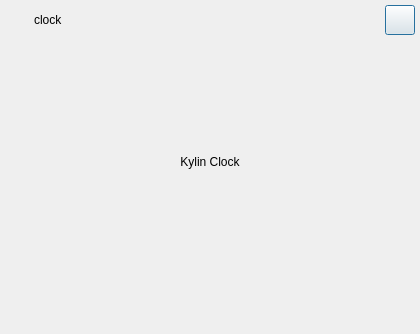
<?xml version="1.0" encoding="UTF-8"?>
<ui version="4.0">
 <class>About</class>
 <widget class="QDialog" name="About">
  <property name="geometry">
   <rect>
    <x>0</x>
    <y>0</y>
    <width>420</width>
    <height>334</height>
   </rect>
  </property>
  <property name="windowTitle">
   <string>Dialog</string>
  </property>
  <layout class="QVBoxLayout" name="verticalLayout">
   <property name="spacing">
    <number>0</number>
   </property>
   <property name="leftMargin">
    <number>0</number>
   </property>
   <property name="topMargin">
    <number>0</number>
   </property>
   <property name="rightMargin">
    <number>0</number>
   </property>
   <property name="bottomMargin">
    <number>0</number>
   </property>
   <item>
    <layout class="QHBoxLayout" name="horizontalLayout">
     <property name="spacing">
      <number>0</number>
     </property>
     <property name="leftMargin">
      <number>5</number>
     </property>
     <property name="topMargin">
      <number>5</number>
     </property>
     <property name="rightMargin">
      <number>5</number>
     </property>
     <property name="bottomMargin">
      <number>8</number>
     </property>
     <item>
      <widget class="QLabel" name="titleIcon">
       <property name="minimumSize">
        <size>
         <width>24</width>
         <height>24</height>
        </size>
       </property>
       <property name="maximumSize">
        <size>
         <width>24</width>
         <height>24</height>
        </size>
       </property>
       <property name="text">
        <string/>
       </property>
      </widget>
     </item>
     <item>
      <spacer name="horizontalSpacer_2">
       <property name="orientation">
        <enum>Qt::Horizontal</enum>
       </property>
       <property name="sizeType">
        <enum>QSizePolicy::Fixed</enum>
       </property>
       <property name="sizeHint" stdset="0">
        <size>
         <width>5</width>
         <height>20</height>
        </size>
       </property>
      </spacer>
     </item>
     <item>
      <widget class="QLabel" name="titlename">
       <property name="text">
        <string>clock</string>
       </property>
      </widget>
     </item>
     <item>
      <spacer name="horizontalSpacer">
       <property name="orientation">
        <enum>Qt::Horizontal</enum>
       </property>
       <property name="sizeHint" stdset="0">
        <size>
         <width>40</width>
         <height>20</height>
        </size>
       </property>
      </spacer>
     </item>
     <item>
      <widget class="QPushButton" name="closeBtn">
       <property name="minimumSize">
        <size>
         <width>30</width>
         <height>30</height>
        </size>
       </property>
       <property name="maximumSize">
        <size>
         <width>30</width>
         <height>30</height>
        </size>
       </property>
       <property name="text">
        <string/>
       </property>
      </widget>
     </item>
    </layout>
   </item>
   <item>
    <layout class="QHBoxLayout" name="horizontalLayout_2">
     <property name="spacing">
      <number>0</number>
     </property>
     <item>
      <widget class="QLabel" name="appiconLabel">
       <property name="minimumSize">
        <size>
         <width>96</width>
         <height>96</height>
        </size>
       </property>
       <property name="maximumSize">
        <size>
         <width>96</width>
         <height>96</height>
        </size>
       </property>
       <property name="text">
        <string/>
       </property>
      </widget>
     </item>
    </layout>
   </item>
   <item>
    <layout class="QVBoxLayout" name="verticalLayout_2">
     <property name="spacing">
      <number>16</number>
     </property>
     <property name="topMargin">
      <number>16</number>
     </property>
     <item>
      <widget class="QLabel" name="appnameLabel">
       <property name="text">
        <string>Kylin Clock</string>
       </property>
       <property name="alignment">
        <set>Qt::AlignCenter</set>
       </property>
      </widget>
     </item>
     <item>
      <widget class="QLabel" name="versionLabel">
       <property name="text">
        <string/>
       </property>
       <property name="alignment">
        <set>Qt::AlignCenter</set>
       </property>
      </widget>
     </item>
     <item>
      <widget class="QLabel" name="introduceLabel">
       <property name="text">
        <string/>
       </property>
       <property name="alignment">
        <set>Qt::AlignCenter</set>
       </property>
      </widget>
     </item>
     <item>
      <spacer name="verticalSpacer_2">
       <property name="orientation">
        <enum>Qt::Vertical</enum>
       </property>
       <property name="sizeHint" stdset="0">
        <size>
         <width>20</width>
         <height>40</height>
        </size>
       </property>
      </spacer>
     </item>
    </layout>
   </item>
   <item>
    <spacer name="verticalSpacer">
     <property name="orientation">
      <enum>Qt::Vertical</enum>
     </property>
     <property name="sizeHint" stdset="0">
      <size>
       <width>20</width>
       <height>12</height>
      </size>
     </property>
    </spacer>
   </item>
  </layout>
 </widget>
 <resources/>
 <connections/>
</ui>
